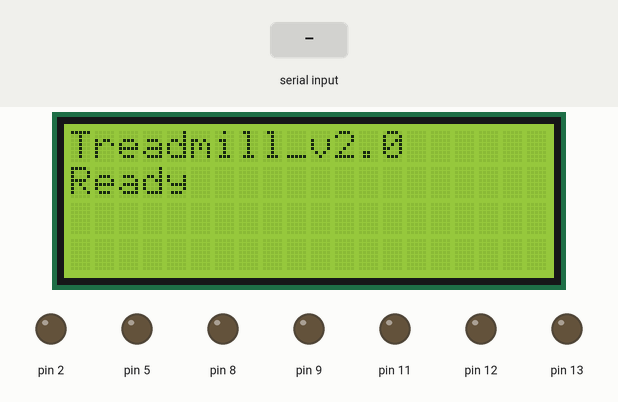
Recording of a sketch running on a simulated Arduino Uno, built with avr-gcc and run on an emulated ATmega328P. Parts: 20×4 character LCD, output pins drawn as LEDs (lit = HIGH). The inputs (shaded band) are chosen by the test bench. Random numbers use the default seed unless the sketch sets one.

Above: at 1.1 s.
1.2 s: "90,45\n" received over Serial
At 2.7 s:
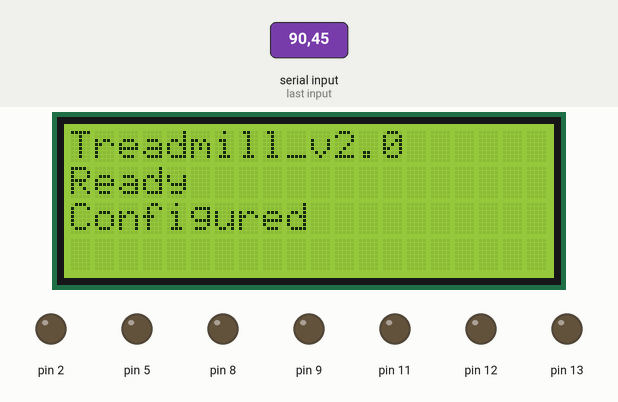
At 6.0 s:
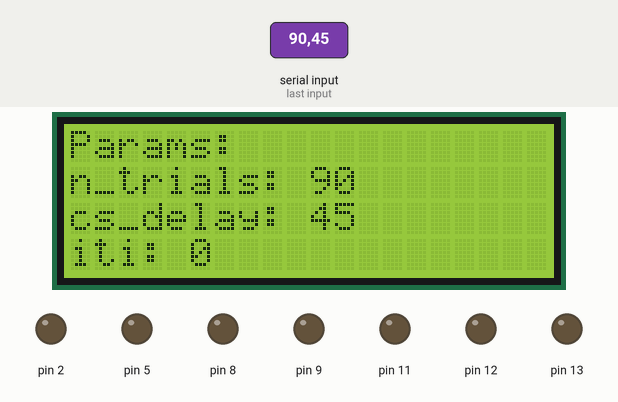
Timing chart, 0 to 7.5 s (numbered marks = the images above; inputs shaded):
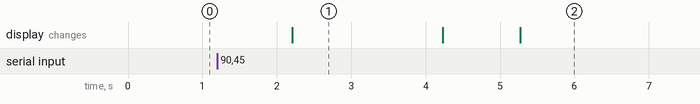

Measured:
- after the input at 1.2 s, pin 2: LOW → HIGH after 9.1 s; the display: changes after 1.0 s (image 1)
- what the display in image 1 shows lasts 2.0 s, from 2.2 s to 4.2 s

The sketch:

Treadmill_V2_Arduino.ino
```cpp
// Custom Classes
#include "lick_sensor.h"
#include "solenoid.h"
#include "trig.h"
#include "prog.h"
#include "LED.h"
#include "probabilityFunctions.h"

// Menu indices
int Trial_idx = 0;
int Type_idx = 1;
int Event_idx = 2;
int Time_idx = 3;

String trial_typenames[] = {
  "REWARD",
  "reward",
  "AIRPUFF",
  "airpuff",
  "zilch"
};

// Initializations
long experiment_start_time;
long trial_start_time;
long current_trial;
int type;
bool p_cue_decision;
bool p_deliver_decision;

// Pin Assignments
trig trig1(2);                  // D2   Trig1
                                // D3   MusicMaker DREQ
                                // D4   MusicMaker CCS
trig trig2(5);                  // D5   Trig2
                                // D6   MusicMaker DCS
                                // D7   MusicMaker MCS
LED CueL(8);                    // D8   CueL
LED CueR(9);                    // D9   CueR
lick_sensor lick(10);           // D10  Lick
prog prog(11);                  // D11  Prog
solenoid reward_solenoid(12);   // D12  reward
solenoid airpuff_solenoid(13);  // D13  airpuff

// LCD Screen
#include <LiquidCrystal_I2C.h>
LiquidCrystal_I2C lcd(0x27,20,4);
String menu_categories[4] = {"", "", "", ""};
String updatable_menu[4] = {"", "", "", ""};

// Parameters
struct configurable {

  long int n_trials;
  long int cs_delay;
  long int cs_delay_ms;
  long int iti;
  long int iti_ms;
  long int p_cue;
  long int p_deliver;

} configurable;

// Fixed
int big_reward = 400;
int small_reward = 50;
int big_puff = 400;
int small_puff = 50;


void setup() {
  Serial.begin(115200);
  Serial.flush();

  // LCD Initialization
  lcd.init();
  lcd.backlight();
  lcd.clear();
  lcd.setCursor(0, 0); lcd.print("Treadmill_v2.0");
  lcd.setCursor(0, 1); lcd.print("Ready");

  // Configurable
  configurable.n_trials = read_config();
  configurable.cs_delay = read_config();
  configurable.iti = read_config();

  configurable.cs_delay_ms = configurable.cs_delay * 1000;
  configurable.iti_ms = configurable.iti * 1000;

  Serial.flush();

  lcd.setCursor(0, 2); lcd.print("Configured"); delay(2000);
  lcd.setCursor(0, 3); lcd.print("lets get this bread"); delay(1000);

  lcd.clear();
  lcd.setCursor(0, 0); lcd.print("Params:");
  lcd.setCursor(0, 1); lcd.print("n_trials: " + String(configurable.n_trials));
  lcd.setCursor(0, 2); lcd.print("cs_delay: " + String(configurable.cs_delay));
  lcd.setCursor(0, 3); lcd.print("iti: " + String(configurable.iti));

  delay(5000);

  //      Initialize Menu
  menu_categories[Trial_idx] = "Trial";
  menu_categories[Type_idx] = "Type";
  menu_categories[Event_idx] = "Event";
  menu_categories[Time_idx] = "Elasped (s)";
  initialize_menu();

  // Photometry Ready ON Signal
  trig1.trig_on();

  // initialize
  experiment_start_time = millis();
  trial_start_time = millis();
  current_trial = 1;
}

void loop() {

  type = get_choice(5);

  updatable_menu[Trial_idx] = String(current_trial); update_menu();
  updatable_menu[Type_idx] = trial_typenames[type-1]; update_menu();
  Serial.flush();

  // play the cue 90% of the time
  p_cue_decision = enforce_prob(configurable.p_cue);
  switch(p_cue_decision) {
    case true:
      Serial.println(String(type));
      prog.pulse_code(type);
      updatable_menu[Event_idx] = "Cued"; update_menu();
      updatable_menu[Time_idx] = String((millis() - experiment_start_time)/1000); update_menu();
      break;
    case false:
      updatable_menu[Event_idx] = "Uncued"; update_menu();
      updatable_menu[Time_idx] = String((millis() - experiment_start_time)/1000); update_menu();
      break;
  }

  delay(configurable.cs_delay_ms);

  // Deliver the event 90% of the time
  p_deliver_decision = enforce_prob(configurable.p_deliver);
  switch(p_deliver_decision) {
    case true:
      switch (type) {
        case 1: // Big Reward
          reward_solenoid.pulse_valve(big_reward);
          break;
        case 2: // Small Reward
          reward_solenoid.pulse_valve(small_reward);
          break;
        case 3: // Big Puff
          airpuff_solenoid.pulse_valve(big_puff);
          break;
        case 4: // Small Puff
          airpuff_solenoid.pulse_valve(small_puff);
          break;
        case 5: // Nothing
          break;
      }
      updatable_menu[Event_idx] = "Delivered"; update_menu();
      updatable_menu[Time_idx] = String((millis() - experiment_start_time)/1000); update_menu();
      break;
    case false:
      updatable_menu[Event_idx] = "Omitted"; update_menu();
      updatable_menu[Time_idx] = String((millis() - experiment_start_time)/1000); update_menu();
      break;
  }

  delay(configurable.iti_ms);
  current_trial += 1;
  trial_start_time = millis();

  // Complete
  if (current_trial > configurable.n_trials) {
    lcd.clear();
    lcd.setCursor(0, 0); lcd.print("Complete!");
    trig1.trig_off(); // Photometry Ready OFF Signal
    while(1);
  }

}

// Config
long int read_config() {
  while (!Serial.available()) {}
  return Serial.parseInt();
}

// Menu functions
void initialize_menu() {
  lcd.clear();

  lcd.setCursor(12, 0);
  lcd.print(menu_categories[0]);

  lcd.setCursor(12, 1);
  lcd.print(menu_categories[1]);

  lcd.setCursor(12, 2);
  lcd.print(menu_categories[2]);

  lcd.setCursor(12, 3);
  lcd.print(menu_categories[3]);
}

void update_menu() {
  initialize_menu();

  lcd.setCursor(0, 0);
  lcd.print(updatable_menu[0]);

  lcd.setCursor(0, 1);
  lcd.print(updatable_menu[1]);

  lcd.setCursor(0, 2);
  lcd.print(updatable_menu[2]);

  lcd.setCursor(0, 3);
  lcd.print(updatable_menu[3]);
}
```

LED.cpp
```cpp
#include "LED.h"
#include "Arduino.h"

// constructor
LED::LED(int pin) {
  pinMode(pin, OUTPUT);
  _pin = pin;
}

void LED::LED_on() {
  digitalWrite(_pin, HIGH);
}

void LED::LED_off() {
  digitalWrite(_pin, LOW);
}
```

LED.h
```cpp
#ifndef LED_h
#define LED_h

#include "Arduino.h"

class LED {
  public:
    LED(int pin); // Constructor
    void LED_on();
    void LED_off();
  private:
    int _pin;
};

#endif
```

lick_sensor.cpp
```cpp
#include "lick_sensor.h"
#include "Arduino.h"

// constructor
lick_sensor::lick_sensor(int pin) {
  pinMode(pin, INPUT);
  _pin = pin;
}

bool lick_sensor::is_licked(int n_checks) {
  for (int i = 0; i < n_checks; i++) {
    if (digitalRead(_pin) == true) {return true;}
  }
  return false;
}
```

lick_sensor.h
```cpp
#ifndef lick_sensor_h
#define lick_sensor_h

#include "Arduino.h"

class lick_sensor {
  public:
    lick_sensor(int pin); // Constructor
    bool is_licked(int);
  private:
    int _pin;
};

#endif
```

probabilityFunctions.cpp
```cpp
#include "probabilityFunctions.h"
#include "Arduino.h"

String flip_coin() {
  int rand_n = random(1,100);
  if(rand_n > 50) {
    return "H";
  }
  if(rand_n < 50) {
    return "T";
  }
}

bool enforce_prob(int prob) {
  int rand_n = random(1,100);
  if(rand_n <= prob) {
    return true;
  }
  if(rand_n > prob) {
    return false;
  }
}

int get_choice(int numOptions) {
    int rand_n = random(1, 101);
    int range = 100 / numOptions;

    for (int i = 1; i <= numOptions; i++) {
        if (rand_n <= range * (i)) {
            return i;
        }
    }
}
```

probabilityFunctions.h
```cpp
#ifndef probabilityFunctions_h
#define probabilityFunctions_h

#include "Arduino.h"

String flip_coin();
bool enforce_prob(int prob);
int get_choice(int numOptions);

#endif
```

prog.cpp
```cpp
#include "prog.h"
#include "Arduino.h"

// constructor
prog::prog(int pin) {
  pinMode(pin, OUTPUT);
  _pin = pin;
  digitalWrite(_pin, LOW);
}

void prog::prog_on() {
  digitalWrite(_pin, HIGH);
}

void prog::prog_off() {
  digitalWrite(_pin, LOW);
}

void prog::pulse_code(int peaks) {
  for (int i = 0; i<peaks ; i++ ) {
    digitalWrite(_pin, HIGH);
    delay(50);
    digitalWrite(_pin, LOW);
    delay(50);
  }
}
```

prog.h
```cpp
#ifndef prog_h
#define prog_h

#include "Arduino.h"

class prog {
  public:
    prog(int pin); // Constructor
    void prog_on();
    void prog_off();
    void pulse_code(int peaks);
  private:
    int _pin;
};

#endif
```

solenoid.cpp
```cpp
#include "solenoid.h"
#include "Arduino.h"

// constructor
solenoid::solenoid(int pin) {
  pinMode(pin, OUTPUT);
  _pin = pin;
}

void solenoid::valve_on() {
  digitalWrite(_pin, HIGH);
}

void solenoid::valve_off() {
  digitalWrite(_pin, LOW);
}

void solenoid::pulse_valve(int duration) {
  digitalWrite(_pin, HIGH);
  delay(duration);
  digitalWrite(_pin, LOW);
}
```

solenoid.h
```cpp
#ifndef solenoid_h
#define solenoid_h

#include "Arduino.h"

class solenoid {
  public:
    solenoid(int pin); // Constructor
    void valve_on();
    void valve_off();
    void pulse_valve(int reward_duration);
  private:
    int _pin;
};

#endif
```

trig.cpp
```cpp
#include "trig.h"
#include "Arduino.h"

// constructor
trig::trig(int pin) {
  pinMode(pin, OUTPUT);
  _pin = pin;
}

void trig::trig_on() {
  digitalWrite(_pin, HIGH);
}

void trig::trig_off() {
  digitalWrite(_pin, LOW);
}
```

trig.h
```cpp
#ifndef trig_h
#define trig_h

#include "Arduino.h"

class trig {
  public:
    trig(int pin); // Constructor
    void trig_on();
    void trig_off();
  private:
    int _pin;
};

#endif
```
